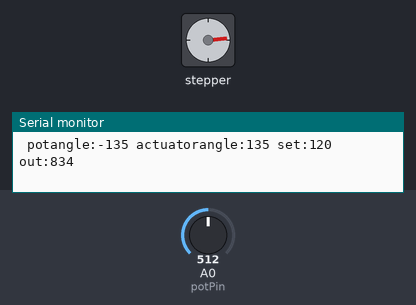
This sketch was run on a simulated Arduino Uno, built with avr-gcc and run on an emulated ATmega328P. On the bench: stepper motor, the last lines printed to the serial monitor. The inputs (shaded band) are chosen by the test bench; at power-on: A0 (potPin) = 512. Stepper angles assume 200 steps per turn.

Above: at 1.2 s.
1.3 s: A0 (potPin) set to 490
At 1.65 s:
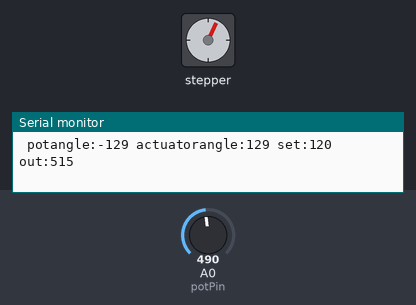
4.3 s: A0 (potPin) set to 306
At 4.65 s:
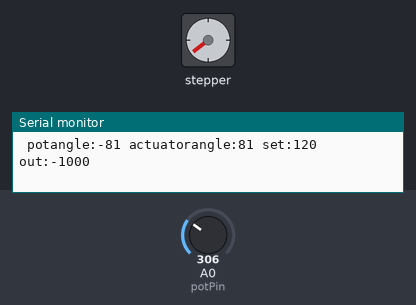
Timing chart, 0 to 16.3 s (numbered marks = the images above; inputs shaded):
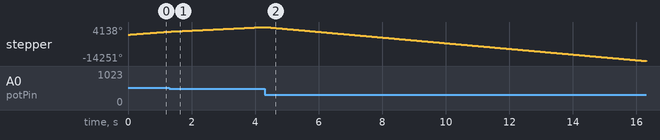

The sketch:

pid_drive_test.ino
```cpp
#include <AccelStepper.h>
#include <PID_v1_bc.h>

// === CONFIGURATION ===

// Pins
const int potPin = A0;       // Analog pin connected to potentiometer
const int stepPin = 8;       // Step pin for motor speed
const int dirPin = 9;        // Direction control pin

// === Actuator Configuration ===
const float maxMotorSpeed = 1000.0;
const float maxMotorAcceration = 500.0;

// === Stepper Setup (DRIVER mode) ===
AccelStepper stepper(AccelStepper::DRIVER, stepPin, dirPin);

// Constants
const float maxPotAngle = 270.0;
const int potMaxRaw = 1023;

// PID variables
double serialCommand = 120;
double setpoint = 0;   // Target angle in degrees (0–270)
double input = 0;      // Current angle
double output = 0;     // PID output (stepper speed in steps/sec)

// PID tuning parameters
double Kp = 55, Ki = 0.1, Kd = 1;

// Create PID controller
// DIRECT is if MOTOR and ACTUATOR spin clockwise, REVERSED is Vise versea
PID myPID(&input, &output, &setpoint, Kp, Ki, Kd, REVERSE);

// Direction multiplier
float POT_TO_ACT_RATIO = -1.0;

// === Debug Timer ===
unsigned long lastDebugTime = 0;

double measuredPotAngle = 160;
double measuredActuatorAngle = 160;

void setup() {
  Serial.begin(115200);

  stepper.setMaxSpeed(maxMotorSpeed);
  stepper.setAcceleration(maxMotorAcceration);

  myPID.SetMode(AUTOMATIC);
  myPID.SetOutputLimits(-maxMotorSpeed, maxMotorSpeed);
}

void loop() {
  // === Read Potentiometer and convert to actuator angle ===
  int raw = analogRead(potPin); // Usuall 0 - 1023
  float potAngle = (raw / float(potMaxRaw)) *-1* maxPotAngle;
  float actuatorAngle = potAngle * POT_TO_ACT_RATIO;

  input = actuatorAngle;

  setpoint = serialCommand;

  // === PID Control ===
  myPID.Compute();
  stepper.setSpeed(output);
  stepper.runSpeed();

  // === Debug Output ===
  if (millis() - lastDebugTime >= 100) {
    lastDebugTime = millis();
    //Serial.print("raw:"); Serial.print(raw);
    Serial.print(" potangle:"); Serial.print(potAngle, 0);
    Serial.print(" actuatorangle:"); Serial.print(input, 0);
    Serial.print(" set:"); Serial.print(setpoint, 0);
    Serial.print(" out:"); Serial.println(output, 0);
  }
}
```
